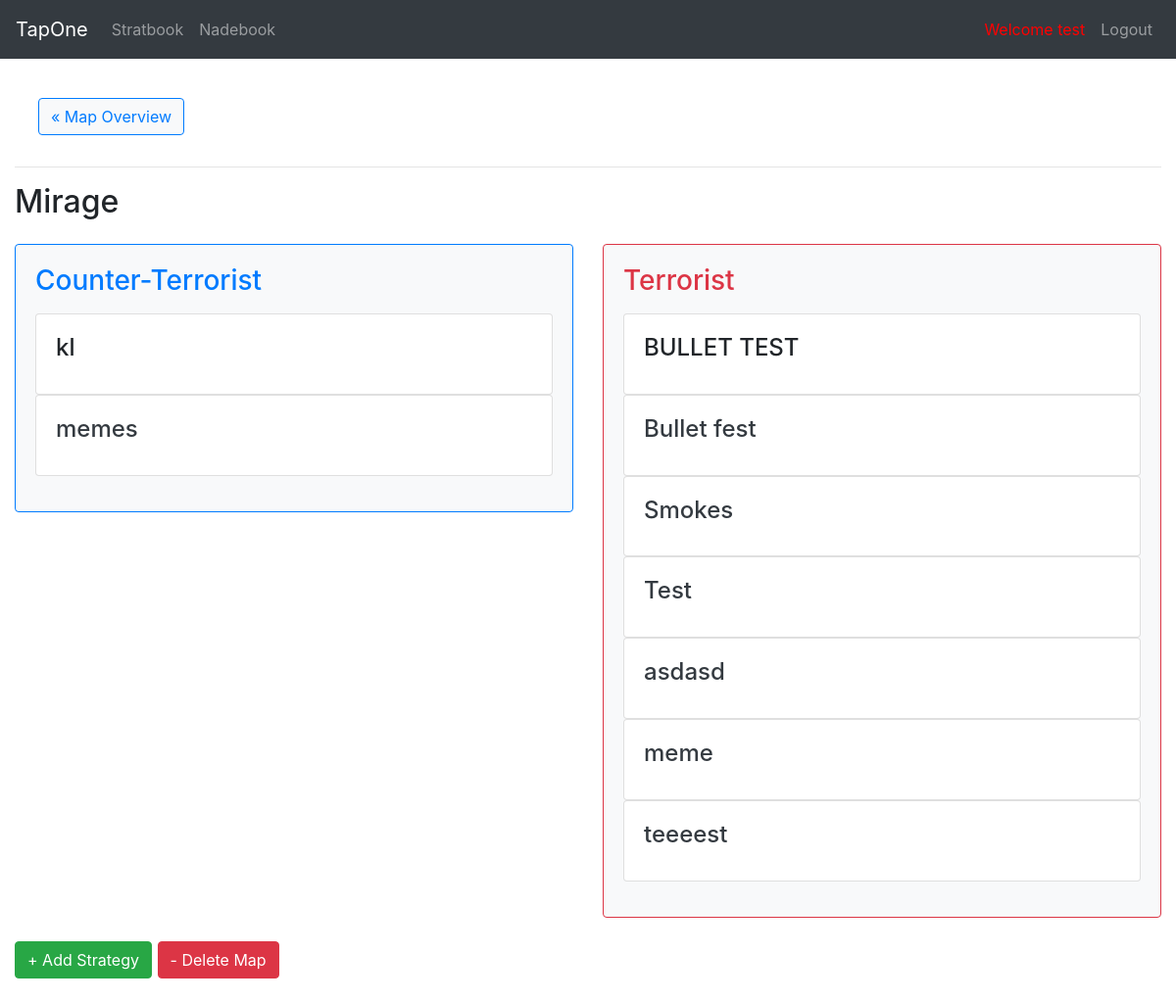
Page /stratbook/map/1/ (signed in) on the committed database.
### StratBook/models.py (models this page shows, shortened)
class Map(models.Model):
    name = models.CharField(max_length=50)
    active_duty = models.BooleanField(default=True)
    def ct_strategies(self):
        return self.strategy_set.order_by('name').filter(team='CT')
    def t_strategies(self):
        return self.strategy_set.order_by('name').filter(team='T')

class Strategy(models.Model):
    TEAM_CHOICES = [
        ('T', 'Terrorist'),
        ('CT', 'Counter-Terrorist')
    ]
    map_name = models.ForeignKey(Map, on_delete=models.CASCADE)
    name = models.CharField(max_length=200)
    team = models.CharField(max_length=2, choices=TEAM_CHOICES)
    added_date = models.DateTimeField('date added', default=timezone.now)

### StratBook/views.py (the view)
# urls.py: path('map/<int:pk>/', views.MapDetailView.as_view(), name="map"),
@method_decorator(login_required, name='dispatch')
@method_decorator(permission_required('StratBook.view_map', raise_exception=True), name ='dispatch')
class MapDetailView(generic.DetailView):
    model = Map
    template_name = 'StratBook/map_detail.html'
    context_object_name = 'map'

### StratBook/templates/StratBook/map_detail.html (shortened to what this page needs)
{% extends "base.html" %}
{% block content %}
{% include 'StratBook/_mini_nav.html' %}
<hr>
<h2>{{map.name}}</h2>
<div class="row mb-4 mt-4">
  <div class="col-6">
    <div class="card border-primary bg-light">
      <div class="card-body">
        <h3 class="card-title text-primary">Counter-Terrorist</h3>
        <p class="card-text">
          {% for strat in map.ct_strategies %}
            {% include 'StratBook/_strat_card.html' %}
          {% endfor %}
        </p>
      </div>
    </div>
  </div>
  <div class="col-6">
    <div class="card border-danger bg-light">
      <div class="card-body">
        <h3 class="card-title text-danger">Terrorist</h3>
        <p class="card-text">
          {% for strat in map.t_strategies %}
            {% include 'StratBook/_strat_card.html' %}
          {% endfor %}
        </p>
      </div>
    </div>
  </div>
</div>
<div class="buttons mb-4">
  {% if perms.StratBook.add_map %}
    <a href={% url 'StratBook:add_strat' map.id %} class="btn btn-success">+ Add Strategy</a>
  {% endif %}
  {% if perms.StratBook.delete_map %}
    <a href={% url 'StratBook:delete_map' map.id %} class="btn btn-danger">- Delete Map</a>
  {% endif %}
</div>
{% endblock %}

### templates/navbar.html (shortened to what this page needs)
<nav class="navbar navbar-expand-sm navbar-dark bg-dark">
  <a class="navbar-brand" href={% url 'index' %}>TapOne</a>
  <div class="collapse navbar-collapse" id="navbarsExample04">
    <ul class="navbar-nav mr-auto">
      <li class="nav-item">
        <a class="nav-link" href={% url 'StratBook:index' %}>Stratbook</a>
      </li>
      <li class="nav-item">
              <a class="nav-link" href={% url 'StratBook:nadebook' %}>Nadebook</a>
      </li>
    </ul>
    <ul class="navbar-nav ml-auto">
        {% if user.is_authenticated %}
          <li class="nav-item">
            <div class="welcomer"> Welcome {{user.username}}</div>
          </li>
          <li class="nav-item">
            <a class="nav-link" href={% url 'logout' %}>Logout</a>
          </li>
        {% endif %}
    </ul>
  </div>
</nav>

### StratBook/templates/StratBook/_strat_card.html (shortened to what this page needs)
<a class="card-link" href={% url 'StratBook:strat' strat.id %}>
  <div class="card text-dark">
    <div class="card-body">
      <h4 class="card-title">{{strat.name}}</h4>
    </div>
  </div>

### static/css/style.css (style rules this page uses)
nav.bg-dark { padding-top: 10px; padding-bottom: 10px; }
.card-link { text-decoration: none; color: #212529; }
.welcomer { padding: 8px; font-size: 1rem; color: red; }

### rows in the picture
Map: name "Mirage"
Strategy: name "kl"
Strategy: name "memes"
Strategy: name "BULLET TEST"
Strategy: name "Bullet fest"
Strategy: name "Smokes"
Strategy: name "Test"
Strategy: name "asdasd"
Strategy: name "meme"
Strategy: name "teeeest"

### other values in the picture
{{ user.username }} "test"
